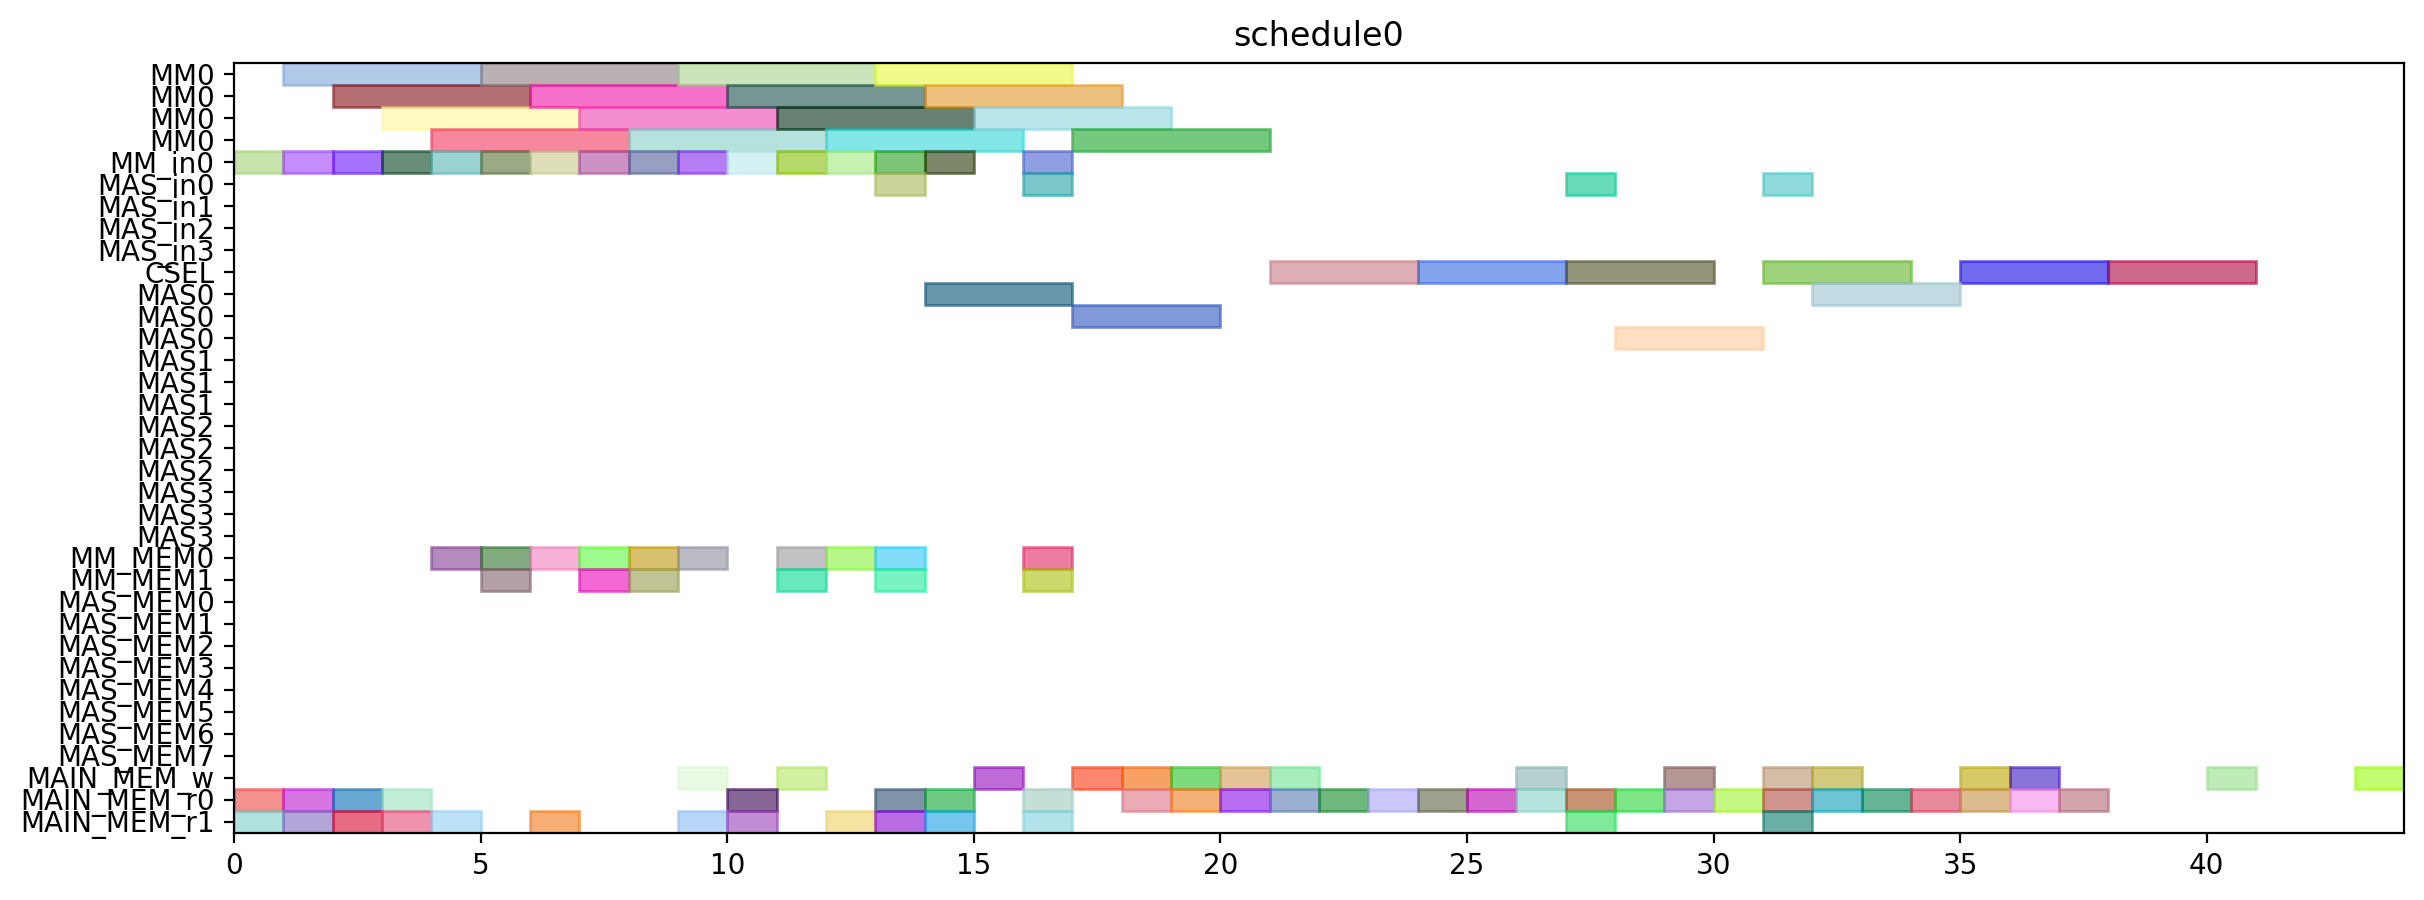

The script that drew this image:
from pyschedule import Scenario, solvers, plotters, alt


def solve():
	horizon = 120
	S = Scenario("schedule0", horizon=horizon)

	# resource
	MM = S.Resources('MM', num=1, size=4)
	MM_in = S.Resources('MM_in', num=1)
	MAS_in = S.Resources('MAS_in', num=4)
	CSEL = S.Resource('CSEL')
	MAS = S.Resources('MAS', num=4, size=3, periods=range(1, horizon))
	MM_MEM = S.Resources('MM_MEM', num=2)
	MAS_MEM = S.Resources('MAS_MEM', num=8)
	MAIN_MEM_w = S.Resource('MAIN_MEM_w', size=1)
	MAIN_MEM_r = S.Resources('MAIN_MEM_r', num=2)

	# result of previous scheduling

	# new tasks
	alpha0 = S.Task('alpha0', length=4, delay_cost=1)
	alpha0 += alt(MM)
	alpha0_in = S.Task('alpha0_in', length=1, delay_cost=1)
	alpha0_in += alt(MM_in)
	S += alpha0_in*MM_in[0]<=alpha0*MM[0]
	alpha0_mem0 = S.Task('alpha0_mem0', length=1, delay_cost=1)
	alpha0_mem0 += MAIN_MEM_r[0]
	S += alpha0_mem0 <= alpha0

	alpha0_mem1 = S.Task('alpha0_mem1', length=1, delay_cost=1)
	alpha0_mem1 += MAIN_MEM_r[1]
	S += alpha0_mem1 <= alpha0

	alpha1 = S.Task('alpha1', length=4, delay_cost=1)
	alpha1 += alt(MM)
	alpha1_in = S.Task('alpha1_in', length=1, delay_cost=1)
	alpha1_in += alt(MM_in)
	S += alpha1_in*MM_in[0]<=alpha1*MM[0]
	alpha1_mem0 = S.Task('alpha1_mem0', length=1, delay_cost=1)
	alpha1_mem0 += MAIN_MEM_r[0]
	S += alpha1_mem0 <= alpha1

	alpha1_mem1 = S.Task('alpha1_mem1', length=1, delay_cost=1)
	alpha1_mem1 += MAIN_MEM_r[1]
	S += alpha1_mem1 <= alpha1

	xit2N0 = S.Task('xit2N0', length=4, delay_cost=1)
	xit2N0 += alt(MM)
	xit2N0_in = S.Task('xit2N0_in', length=1, delay_cost=1)
	xit2N0_in += alt(MM_in)
	S += xit2N0_in*MM_in[0]<=xit2N0*MM[0]
	S += 0<xit2N0

	xit2N0_w = S.Task('xit2N0_w', length=1, delay_cost=1)
	xit2N0_w += alt(MAIN_MEM_w)
	S += xit2N0 <= xit2N0_w

	xit2N0_mem0 = S.Task('xit2N0_mem0', length=1, delay_cost=1)
	xit2N0_mem0 += MAIN_MEM_r[0]
	S += xit2N0_mem0 <= xit2N0

	xit2N0_mem1 = S.Task('xit2N0_mem1', length=1, delay_cost=1)
	xit2N0_mem1 += MAIN_MEM_r[1]
	S += xit2N0_mem1 <= xit2N0

	xit2N1 = S.Task('xit2N1', length=4, delay_cost=1)
	xit2N1 += alt(MM)
	xit2N1_in = S.Task('xit2N1_in', length=1, delay_cost=1)
	xit2N1_in += alt(MM_in)
	S += xit2N1_in*MM_in[0]<=xit2N1*MM[0]
	S += 0<xit2N1

	xit2N1_w = S.Task('xit2N1_w', length=1, delay_cost=1)
	xit2N1_w += alt(MAIN_MEM_w)
	S += xit2N1 <= xit2N1_w

	xit2N1_mem0 = S.Task('xit2N1_mem0', length=1, delay_cost=1)
	xit2N1_mem0 += MAIN_MEM_r[0]
	S += xit2N1_mem0 <= xit2N1

	xit2N1_mem1 = S.Task('xit2N1_mem1', length=1, delay_cost=1)
	xit2N1_mem1 += MAIN_MEM_r[1]
	S += xit2N1_mem1 <= xit2N1

	t30 = S.Task('t30', length=4, delay_cost=1)
	t30 += alt(MM)
	t30_in = S.Task('t30_in', length=1, delay_cost=1)
	t30_in += alt(MM_in)
	S += t30_in*MM_in[0]<=t30*MM[0]
	t30_mem0 = S.Task('t30_mem0', length=1, delay_cost=1)
	t30_mem0 += MAIN_MEM_r[0]
	S += t30_mem0 <= t30

	t30_mem1 = S.Task('t30_mem1', length=1, delay_cost=1)
	t30_mem1 += MAIN_MEM_r[1]
	S += t30_mem1 <= t30

	t31 = S.Task('t31', length=4, delay_cost=1)
	t31 += alt(MM)
	t31_in = S.Task('t31_in', length=1, delay_cost=1)
	t31_in += alt(MM_in)
	S += t31_in*MM_in[0]<=t31*MM[0]
	t31_mem0 = S.Task('t31_mem0', length=1, delay_cost=1)
	t31_mem0 += MAIN_MEM_r[0]
	S += t31_mem0 <= t31

	t31_mem1 = S.Task('t31_mem1', length=1, delay_cost=1)
	t31_mem1 += MAIN_MEM_r[1]
	S += t31_mem1 <= t31

	alphaD0 = S.Task('alphaD0', length=4, delay_cost=1)
	alphaD0 += alt(MM)
	alphaD0_in = S.Task('alphaD0_in', length=1, delay_cost=1)
	alphaD0_in += alt(MM_in)
	S += alphaD0_in*MM_in[0]<=alphaD0*MM[0]
	S += 0<alphaD0

	alphaD0_w = S.Task('alphaD0_w', length=1, delay_cost=1)
	alphaD0_w += alt(MAIN_MEM_w)
	S += alphaD0 <= alphaD0_w

	alphaD0_mem0 = S.Task('alphaD0_mem0', length=1, delay_cost=1)
	alphaD0_mem0 += alt(MM_MEM)
	S += (alpha0*MM[0])-1 < alphaD0_mem0*MM_MEM[0]
	S += alphaD0_mem0 <= alphaD0

	alphaD0_mem1 = S.Task('alphaD0_mem1', length=1, delay_cost=1)
	alphaD0_mem1 += MAIN_MEM_r[1]
	S += alphaD0_mem1 <= alphaD0

	alphaD1 = S.Task('alphaD1', length=4, delay_cost=1)
	alphaD1 += alt(MM)
	alphaD1_in = S.Task('alphaD1_in', length=1, delay_cost=1)
	alphaD1_in += alt(MM_in)
	S += alphaD1_in*MM_in[0]<=alphaD1*MM[0]
	S += 0<alphaD1

	alphaD1_w = S.Task('alphaD1_w', length=1, delay_cost=1)
	alphaD1_w += alt(MAIN_MEM_w)
	S += alphaD1 <= alphaD1_w

	alphaD1_mem0 = S.Task('alphaD1_mem0', length=1, delay_cost=1)
	alphaD1_mem0 += alt(MM_MEM)
	S += (alpha1*MM[0])-1 < alphaD1_mem0*MM_MEM[0]
	S += alphaD1_mem0 <= alphaD1

	alphaD1_mem1 = S.Task('alphaD1_mem1', length=1, delay_cost=1)
	alphaD1_mem1 += MAIN_MEM_r[1]
	S += alphaD1_mem1 <= alphaD1

	alpha20 = S.Task('alpha20', length=4, delay_cost=1)
	alpha20 += alt(MM)
	alpha20_in = S.Task('alpha20_in', length=1, delay_cost=1)
	alpha20_in += alt(MM_in)
	S += alpha20_in*MM_in[0]<=alpha20*MM[0]
	alpha20_mem0 = S.Task('alpha20_mem0', length=1, delay_cost=1)
	alpha20_mem0 += alt(MM_MEM)
	S += (alpha0*MM[0])-1 < alpha20_mem0*MM_MEM[0]
	S += alpha20_mem0 <= alpha20

	alpha20_mem1 = S.Task('alpha20_mem1', length=1, delay_cost=1)
	alpha20_mem1 += alt(MM_MEM)
	S += (alpha0*MM[0])-1 < alpha20_mem1*MM_MEM[1]
	S += alpha20_mem1 <= alpha20

	alpha21 = S.Task('alpha21', length=4, delay_cost=1)
	alpha21 += alt(MM)
	alpha21_in = S.Task('alpha21_in', length=1, delay_cost=1)
	alpha21_in += alt(MM_in)
	S += alpha21_in*MM_in[0]<=alpha21*MM[0]
	alpha21_mem0 = S.Task('alpha21_mem0', length=1, delay_cost=1)
	alpha21_mem0 += alt(MM_MEM)
	S += (alpha1*MM[0])-1 < alpha21_mem0*MM_MEM[0]
	S += alpha21_mem0 <= alpha21

	alpha21_mem1 = S.Task('alpha21_mem1', length=1, delay_cost=1)
	alpha21_mem1 += alt(MM_MEM)
	S += (alpha1*MM[0])-1 < alpha21_mem1*MM_MEM[1]
	S += alpha21_mem1 <= alpha21

	alpha2V0 = S.Task('alpha2V0', length=4, delay_cost=1)
	alpha2V0 += alt(MM)
	alpha2V0_in = S.Task('alpha2V0_in', length=1, delay_cost=1)
	alpha2V0_in += alt(MM_in)
	S += alpha2V0_in*MM_in[0]<=alpha2V0*MM[0]
	alpha2V0_mem0 = S.Task('alpha2V0_mem0', length=1, delay_cost=1)
	alpha2V0_mem0 += alt(MM_MEM)
	S += (alpha20*MM[0])-1 < alpha2V0_mem0*MM_MEM[0]
	S += alpha2V0_mem0 <= alpha2V0

	alpha2V0_mem1 = S.Task('alpha2V0_mem1', length=1, delay_cost=1)
	alpha2V0_mem1 += MAIN_MEM_r[1]
	S += alpha2V0_mem1 <= alpha2V0

	alpha2V1 = S.Task('alpha2V1', length=4, delay_cost=1)
	alpha2V1 += alt(MM)
	alpha2V1_in = S.Task('alpha2V1_in', length=1, delay_cost=1)
	alpha2V1_in += alt(MM_in)
	S += alpha2V1_in*MM_in[0]<=alpha2V1*MM[0]
	alpha2V1_mem0 = S.Task('alpha2V1_mem0', length=1, delay_cost=1)
	alpha2V1_mem0 += alt(MM_MEM)
	S += (alpha21*MM[0])-1 < alpha2V1_mem0*MM_MEM[0]
	S += alpha2V1_mem0 <= alpha2V1

	alpha2V1_mem1 = S.Task('alpha2V1_mem1', length=1, delay_cost=1)
	alpha2V1_mem1 += MAIN_MEM_r[1]
	S += alpha2V1_mem1 <= alpha2V1

	t3alphaD0 = S.Task('t3alphaD0', length=4, delay_cost=1)
	t3alphaD0 += alt(MM)
	t3alphaD0_in = S.Task('t3alphaD0_in', length=1, delay_cost=1)
	t3alphaD0_in += alt(MM_in)
	S += t3alphaD0_in*MM_in[0]<=t3alphaD0*MM[0]
	t3alphaD0_mem0 = S.Task('t3alphaD0_mem0', length=1, delay_cost=1)
	t3alphaD0_mem0 += alt(MM_MEM)
	S += (t30*MM[0])-1 < t3alphaD0_mem0*MM_MEM[0]
	S += t3alphaD0_mem0 <= t3alphaD0

	t3alphaD0_mem1 = S.Task('t3alphaD0_mem1', length=1, delay_cost=1)
	t3alphaD0_mem1 += alt(MM_MEM)
	S += (alphaD0*MM[0])-1 < t3alphaD0_mem1*MM_MEM[1]
	S += t3alphaD0_mem1 <= t3alphaD0

	t3alphaD1 = S.Task('t3alphaD1', length=4, delay_cost=1)
	t3alphaD1 += alt(MM)
	t3alphaD1_in = S.Task('t3alphaD1_in', length=1, delay_cost=1)
	t3alphaD1_in += alt(MM_in)
	S += t3alphaD1_in*MM_in[0]<=t3alphaD1*MM[0]
	t3alphaD1_mem0 = S.Task('t3alphaD1_mem0', length=1, delay_cost=1)
	t3alphaD1_mem0 += alt(MM_MEM)
	S += (t31*MM[0])-1 < t3alphaD1_mem0*MM_MEM[0]
	S += t3alphaD1_mem0 <= t3alphaD1

	t3alphaD1_mem1 = S.Task('t3alphaD1_mem1', length=1, delay_cost=1)
	t3alphaD1_mem1 += alt(MM_MEM)
	S += (alphaD1*MM[0])-1 < t3alphaD1_mem1*MM_MEM[1]
	S += t3alphaD1_mem1 <= t3alphaD1

	y20 = S.Task('y20', length=4, delay_cost=1)
	y20 += alt(MM)
	y20_in = S.Task('y20_in', length=1, delay_cost=1)
	y20_in += alt(MM_in)
	S += y20_in*MM_in[0]<=y20*MM[0]
	S += 0<y20

	y20_w = S.Task('y20_w', length=1, delay_cost=1)
	y20_w += alt(MAIN_MEM_w)
	S += y20 <= y20_w

	y20_mem0 = S.Task('y20_mem0', length=1, delay_cost=1)
	y20_mem0 += MAIN_MEM_r[0]
	S += y20_mem0 <= y20

	y20_mem1 = S.Task('y20_mem1', length=1, delay_cost=1)
	y20_mem1 += alt(MM_MEM)
	S += (t3alphaD0*MM[0])-1 < y20_mem1*MM_MEM[1]
	S += y20_mem1 <= y20

	y21 = S.Task('y21', length=4, delay_cost=1)
	y21 += alt(MM)
	y21_in = S.Task('y21_in', length=1, delay_cost=1)
	y21_in += alt(MM_in)
	S += y21_in*MM_in[0]<=y21*MM[0]
	S += 0<y21

	y21_w = S.Task('y21_w', length=1, delay_cost=1)
	y21_w += alt(MAIN_MEM_w)
	S += y21 <= y21_w

	y21_mem0 = S.Task('y21_mem0', length=1, delay_cost=1)
	y21_mem0 += MAIN_MEM_r[0]
	S += y21_mem0 <= y21

	y21_mem1 = S.Task('y21_mem1', length=1, delay_cost=1)
	y21_mem1 += alt(MM_MEM)
	S += (t3alphaD1*MM[0])-1 < y21_mem1*MM_MEM[1]
	S += y21_mem1 <= y21

	alpha2V_U0 = S.Task('alpha2V_U0', length=3, delay_cost=1)
	alpha2V_U0 += alt(MAS)
	alpha2V_U0_in = S.Task('alpha2V_U0_in', length=1, delay_cost=1)
	alpha2V_U0_in += alt(MAS_in)
	S += alpha2V_U0_in*MAS_in[0]<=alpha2V_U0*MAS[0]

	S += alpha2V_U0_in*MAS_in[1]<=alpha2V_U0*MAS[1]

	S += alpha2V_U0_in*MAS_in[2]<=alpha2V_U0*MAS[2]

	S += alpha2V_U0_in*MAS_in[3]<=alpha2V_U0*MAS[3]

	S += 0<alpha2V_U0

	alpha2V_U0_w = S.Task('alpha2V_U0_w', length=1, delay_cost=1)
	alpha2V_U0_w += alt(MAIN_MEM_w)
	S += alpha2V_U0 <= alpha2V_U0_w

	alpha2V_U0_mem0 = S.Task('alpha2V_U0_mem0', length=1, delay_cost=1)
	alpha2V_U0_mem0 += alt(MM_MEM)
	S += (alpha2V0*MM[0])-1 < alpha2V_U0_mem0*MM_MEM[0]
	S += alpha2V_U0_mem0 <= alpha2V_U0

	alpha2V_U0_mem1 = S.Task('alpha2V_U0_mem1', length=1, delay_cost=1)
	alpha2V_U0_mem1 += MAIN_MEM_r[1]
	S += alpha2V_U0_mem1 <= alpha2V_U0

	alpha2V_U1 = S.Task('alpha2V_U1', length=3, delay_cost=1)
	alpha2V_U1 += alt(MAS)
	alpha2V_U1_in = S.Task('alpha2V_U1_in', length=1, delay_cost=1)
	alpha2V_U1_in += alt(MAS_in)
	S += alpha2V_U1_in*MAS_in[0]<=alpha2V_U1*MAS[0]

	S += alpha2V_U1_in*MAS_in[1]<=alpha2V_U1*MAS[1]

	S += alpha2V_U1_in*MAS_in[2]<=alpha2V_U1*MAS[2]

	S += alpha2V_U1_in*MAS_in[3]<=alpha2V_U1*MAS[3]

	S += 0<alpha2V_U1

	alpha2V_U1_w = S.Task('alpha2V_U1_w', length=1, delay_cost=1)
	alpha2V_U1_w += alt(MAIN_MEM_w)
	S += alpha2V_U1 <= alpha2V_U1_w

	alpha2V_U1_mem0 = S.Task('alpha2V_U1_mem0', length=1, delay_cost=1)
	alpha2V_U1_mem0 += alt(MM_MEM)
	S += (alpha2V1*MM[0])-1 < alpha2V_U1_mem0*MM_MEM[0]
	S += alpha2V_U1_mem0 <= alpha2V_U1

	alpha2V_U1_mem1 = S.Task('alpha2V_U1_mem1', length=1, delay_cost=1)
	alpha2V_U1_mem1 += MAIN_MEM_r[1]
	S += alpha2V_U1_mem1 <= alpha2V_U1

	X0 = S.Task('X0', length=3, delay_cost=1)
	X0 += alt(CSEL)

	X0_w = S.Task('X0_w', length=1, delay_cost=1)
	X0_w += alt(MAIN_MEM_w)
	S += X0+2 <= X0_w

	X0_mem0 = S.Task('X0_mem0', length=1, delay_cost=1)
	X0_mem0 += MAIN_MEM_r[0]
	S += alpha2V_U0_w < X0_mem0
	S += X0_mem0+ 2 <= X0

	X0_mem1 = S.Task('X0_mem1', length=1, delay_cost=1)
	X0_mem1 += MAIN_MEM_r[0]
	S += xit2N0_w < X0_mem1
	S += X0_mem1+ 1 <= X0

	X0_mem2 = S.Task('X0_mem2', length=1, delay_cost=1)
	X0_mem2 += MAIN_MEM_r[0]
	S += X0_mem2+ 0 <= X0

	X1 = S.Task('X1', length=3, delay_cost=1)
	X1 += alt(CSEL)

	X1_w = S.Task('X1_w', length=1, delay_cost=1)
	X1_w += alt(MAIN_MEM_w)
	S += X1+2 <= X1_w

	X1_mem0 = S.Task('X1_mem0', length=1, delay_cost=1)
	X1_mem0 += MAIN_MEM_r[0]
	S += alpha2V_U1_w < X1_mem0
	S += X1_mem0+ 2 <= X1

	X1_mem1 = S.Task('X1_mem1', length=1, delay_cost=1)
	X1_mem1 += MAIN_MEM_r[0]
	S += xit2N1_w < X1_mem1
	S += X1_mem1+ 1 <= X1

	X1_mem2 = S.Task('X1_mem2', length=1, delay_cost=1)
	X1_mem2 += MAIN_MEM_r[0]
	S += X1_mem2+ 0 <= X1

	y0 = S.Task('y0', length=3, delay_cost=1)
	y0 += alt(CSEL)

	y0_w = S.Task('y0_w', length=1, delay_cost=1)
	y0_w += alt(MAIN_MEM_w)
	S += y0+2 <= y0_w

	y0_mem0 = S.Task('y0_mem0', length=1, delay_cost=1)
	y0_mem0 += MAIN_MEM_r[0]
	S += alpha2V_U0_w < y0_mem0
	S += y0_mem0+ 2 <= y0

	y0_mem1 = S.Task('y0_mem1', length=1, delay_cost=1)
	y0_mem1 += MAIN_MEM_r[0]
	S += y20_w < y0_mem1
	S += y0_mem1+ 1 <= y0

	y0_mem2 = S.Task('y0_mem2', length=1, delay_cost=1)
	y0_mem2 += MAIN_MEM_r[0]
	S += alphaD0_w < y0_mem2
	S += y0_mem2+ 0 <= y0

	y1 = S.Task('y1', length=3, delay_cost=1)
	y1 += alt(CSEL)

	y1_w = S.Task('y1_w', length=1, delay_cost=1)
	y1_w += alt(MAIN_MEM_w)
	S += y1+2 <= y1_w

	y1_mem0 = S.Task('y1_mem0', length=1, delay_cost=1)
	y1_mem0 += MAIN_MEM_r[0]
	S += alpha2V_U1_w < y1_mem0
	S += y1_mem0+ 2 <= y1

	y1_mem1 = S.Task('y1_mem1', length=1, delay_cost=1)
	y1_mem1 += MAIN_MEM_r[0]
	S += y21_w < y1_mem1
	S += y1_mem1+ 1 <= y1

	y1_mem2 = S.Task('y1_mem2', length=1, delay_cost=1)
	y1_mem2 += MAIN_MEM_r[0]
	S += alphaD1_w < y1_mem2
	S += y1_mem2+ 0 <= y1

	y_alt0 = S.Task('y_alt0', length=3, delay_cost=1)
	y_alt0 += alt(MAS)
	y_alt0_in = S.Task('y_alt0_in', length=1, delay_cost=1)
	y_alt0_in += alt(MAS_in)
	S += y_alt0_in*MAS_in[0]<=y_alt0*MAS[0]

	S += y_alt0_in*MAS_in[1]<=y_alt0*MAS[1]

	S += y_alt0_in*MAS_in[2]<=y_alt0*MAS[2]

	S += y_alt0_in*MAS_in[3]<=y_alt0*MAS[3]

	S += 0<y_alt0

	y_alt0_w = S.Task('y_alt0_w', length=1, delay_cost=1)
	y_alt0_w += alt(MAIN_MEM_w)
	S += y_alt0 <= y_alt0_w

	y_alt0_mem0 = S.Task('y_alt0_mem0', length=1, delay_cost=1)
	y_alt0_mem0 += MAIN_MEM_r[0]
	S += y_alt0_mem0 <= y_alt0

	y_alt0_mem1 = S.Task('y_alt0_mem1', length=1, delay_cost=1)
	y_alt0_mem1 += MAIN_MEM_r[1]
	S += y0_w < y_alt0_mem1
	S += y_alt0_mem1 <= y_alt0

	y_alt1 = S.Task('y_alt1', length=3, delay_cost=1)
	y_alt1 += alt(MAS)
	y_alt1_in = S.Task('y_alt1_in', length=1, delay_cost=1)
	y_alt1_in += alt(MAS_in)
	S += y_alt1_in*MAS_in[0]<=y_alt1*MAS[0]

	S += y_alt1_in*MAS_in[1]<=y_alt1*MAS[1]

	S += y_alt1_in*MAS_in[2]<=y_alt1*MAS[2]

	S += y_alt1_in*MAS_in[3]<=y_alt1*MAS[3]

	S += 0<y_alt1

	y_alt1_w = S.Task('y_alt1_w', length=1, delay_cost=1)
	y_alt1_w += alt(MAIN_MEM_w)
	S += y_alt1 <= y_alt1_w

	y_alt1_mem0 = S.Task('y_alt1_mem0', length=1, delay_cost=1)
	y_alt1_mem0 += MAIN_MEM_r[0]
	S += y_alt1_mem0 <= y_alt1

	y_alt1_mem1 = S.Task('y_alt1_mem1', length=1, delay_cost=1)
	y_alt1_mem1 += MAIN_MEM_r[1]
	S += y1_w < y_alt1_mem1
	S += y_alt1_mem1 <= y_alt1

	Y0 = S.Task('Y0', length=3, delay_cost=1)
	Y0 += alt(CSEL)

	Y0_w = S.Task('Y0_w', length=1, delay_cost=1)
	Y0_w += alt(MAIN_MEM_w)
	S += Y0+2 <= Y0_w

	Y0_mem0 = S.Task('Y0_mem0', length=1, delay_cost=1)
	Y0_mem0 += MAIN_MEM_r[0]
	S += Y0_mem0+ 2 <= Y0

	Y0_mem1 = S.Task('Y0_mem1', length=1, delay_cost=1)
	Y0_mem1 += MAIN_MEM_r[0]
	S += y0_w < Y0_mem1
	S += Y0_mem1+ 1 <= Y0

	Y0_mem2 = S.Task('Y0_mem2', length=1, delay_cost=1)
	Y0_mem2 += MAIN_MEM_r[0]
	S += y_alt0_w < Y0_mem2
	S += Y0_mem2+ 0 <= Y0

	Y1 = S.Task('Y1', length=3, delay_cost=1)
	Y1 += alt(CSEL)

	Y1_w = S.Task('Y1_w', length=1, delay_cost=1)
	Y1_w += alt(MAIN_MEM_w)
	S += Y1+2 <= Y1_w

	Y1_mem0 = S.Task('Y1_mem0', length=1, delay_cost=1)
	Y1_mem0 += MAIN_MEM_r[0]
	S += Y1_mem0+ 2 <= Y1

	Y1_mem1 = S.Task('Y1_mem1', length=1, delay_cost=1)
	Y1_mem1 += MAIN_MEM_r[0]
	S += y1_w < Y1_mem1
	S += Y1_mem1+ 1 <= Y1

	Y1_mem2 = S.Task('Y1_mem2', length=1, delay_cost=1)
	Y1_mem2 += MAIN_MEM_r[0]
	S += y_alt1_w < Y1_mem2
	S += Y1_mem2+ 0 <= Y1

	solvers.mip.solve(S,msg=1,kind='CPLEX',ratio_gap=1.01)

	solution = [['hoge']*len(S.solution()[1]) for i in range(len(S.solution()))]
	for i in range(len(S.solution())):
		for j in range(len(S.solution()[i])):
			solution[i][j]=str(S.solution()[i][j])
	print(solution)

	cycles = int(solution[-1][3])

	pic_file_name = "/home/mfukuda/ABE/multiRAM_multiMAS_16mux/scheduling_result/stage4MM1_stage3MAS4/2xSSWU_AFTER_EXP/schedule0.png"
	if(S.solution() != []):
		plotters.matplotlib.plot(S,img_filename=pic_file_name, show_task_labels=False, fig_size=(cycles*0.25+3, 5))

	return solution
